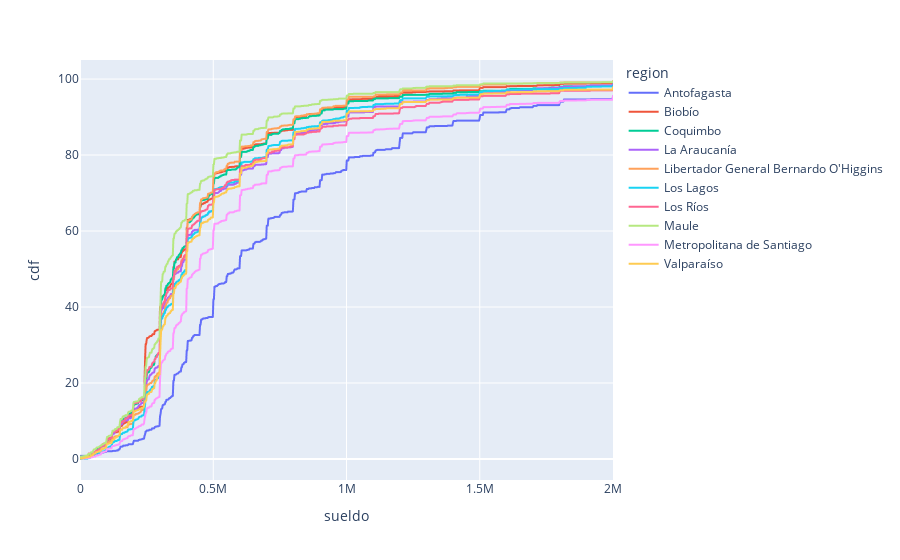

Notebook code for this chart:
### Code cell
sueldo_col_name = 'sueldo_neto'
groupby_col = 'region'
max_n_groups = 10
#max_sueldo = esi[sueldo_col_name].max()
max_sueldo = 2_000_000

sueldo_range = np.linspace(0, max_sueldo, 1000)

nro_datos_grupo = esi.dropna(subset=[sueldo_col_name])[groupby_col].value_counts()
grupos_a_usar = list(nro_datos_grupo.index[:max_n_groups].values)

restriccion = esi.dropna(subset=[sueldo_col_name])[groupby_col].isin(grupos_a_usar)
cdf_dict = esi.dropna(subset=[sueldo_col_name]).loc[restriccion].groupby(groupby_col)[sueldo_col_name].apply(get_cdf).to_dict()
cdf_df = pd.DataFrame(cdf_dict, index=sueldo_range).reset_index().rename(columns={'index': 'sueldo'})
cdf_df = cdf_df.melt(id_vars=['sueldo'], var_name=groupby_col, value_name='cdf')
px.line(cdf_df, x='sueldo', y='cdf', color=groupby_col)

### Figure 1 — Plotly figure (JSON) as saved in the notebook; plotly's stock layout.template omitted (floating-point values rounded to 4 significant figures; data arrays with more than 128 entries replaced by an {"elided": "..."} marker saying what was removed)
{"data": [{"hoverlabel": {"namelength": 0}, "hovertemplate": "region=Antofagasta<br>sueldo=%{x}<br>cdf=%{y}", "legendgroup": "Antofagasta", "line": {"color": "#636efa", "dash": "solid"}, "mode": "lines", "name": "Antofagasta", "showlegend": true, "type": "scattergl", "x": {"elided": "1000 float values"}, "xaxis": "x", "y": {"elided": "1000 float values"}, "yaxis": "y"}, {"hoverlabel": {"namelength": 0}, "hovertemplate": "region=Biobío<br>sueldo=%{x}<br>cdf=%{y}", "legendgroup": "Biobío", "line": {"color": "#EF553B", "dash": "solid"}, "mode": "lines", "name": "Biobío", "showlegend": true, "type": "scattergl", "x": {"elided": "1000 float values"}, "xaxis": "x", "y": {"elided": "1000 float values"}, "yaxis": "y"}, {"hoverlabel": {"namelength": 0}, "hovertemplate": "region=Coquimbo<br>sueldo=%{x}<br>cdf=%{y}", "legendgroup": "Coquimbo", "line": {"color": "#00cc96", "dash": "solid"}, "mode": "lines", "name": "Coquimbo", "showlegend": true, "type": "scattergl", "x": {"elided": "1000 float values"}, "xaxis": "x", "y": {"elided": "1000 float values"}, "yaxis": "y"}, {"hoverlabel": {"namelength": 0}, "hovertemplate": "region=La Araucanía<br>sueldo=%{x}<br>cdf=%{y}", "legendgroup": "La Araucanía", "line": {"color": "#ab63fa", "dash": "solid"}, "mode": "lines", "name": "La Araucanía", "showlegend": true, "type": "scattergl", "x": {"elided": "1000 float values"}, "xaxis": "x", "y": {"elided": "1000 float values"}, "yaxis": "y"}, {"hoverlabel": {"namelength": 0}, "hovertemplate": "region=Libertador General Bernardo O'Higgins<br>sueldo=%{x}<br>cdf=%{y}", "legendgroup": "Libertador General Bernardo O'Higgins", "line": {"color": "#FFA15A", "dash": "solid"}, "mode": "lines", "name": "Libertador General Bernardo O'Higgins", "showlegend": true, "type": "scattergl", "x": {"elided": "1000 float values"}, "xaxis": "x", "y": {"elided": "1000 float values"}, "yaxis": "y"}, {"hoverlabel": {"namelength": 0}, "hovertemplate": "region=Los Lagos<br>sueldo=%{x}<br>cdf=%{y}", "legendgroup": "Los Lagos", "line": {"color": "#19d3f3", "dash": "solid"}, "mode": "lines", "name": "Los Lagos", "showlegend": true, "type": "scattergl", "x": {"elided": "1000 float values"}, "xaxis": "x", "y": {"elided": "1000 float values"}, "yaxis": "y"}, {"hoverlabel": {"namelength": 0}, "hovertemplate": "region=Los Ríos<br>sueldo=%{x}<br>cdf=%{y}", "legendgroup": "Los Ríos", "line": {"color": "#FF6692", "dash": "solid"}, "mode": "lines", "name": "Los Ríos", "showlegend": true, "type": "scattergl", "x": {"elided": "1000 float values"}, "xaxis": "x", "y": {"elided": "1000 float values"}, "yaxis": "y"}, {"hoverlabel": {"namelength": 0}, "hovertemplate": "region=Maule<br>sueldo=%{x}<br>cdf=%{y}", "legendgroup": "Maule", "line": {"color": "#B6E880", "dash": "solid"}, "mode": "lines", "name": "Maule", "showlegend": true, "type": "scattergl", "x": {"elided": "1000 float values"}, "xaxis": "x", "y": {"elided": "1000 float values"}, "yaxis": "y"}, {"hoverlabel": {"namelength": 0}, "hovertemplate": "region=Metropolitana de Santiago<br>sueldo=%{x}<br>cdf=%{y}", "legendgroup": "Metropolitana de Santiago", "line": {"color": "#FF97FF", "dash": "solid"}, "mode": "lines", "name": "Metropolitana de Santiago", "showlegend": true, "type": "scattergl", "x": {"elided": "1000 float values"}, "xaxis": "x", "y": {"elided": "1000 float values"}, "yaxis": "y"}, {"hoverlabel": {"namelength": 0}, "hovertemplate": "region=Valparaíso<br>sueldo=%{x}<br>cdf=%{y}", "legendgroup": "Valparaíso", "line": {"color": "#FECB52", "dash": "solid"}, "mode": "lines", "name": "Valparaíso", "showlegend": true, "type": "scattergl", "x": {"elided": "1000 float values"}, "xaxis": "x", "y": {"elided": "1000 float values"}, "yaxis": "y"}], "layout": {"autosize": true, "legend": {"title": {"text": "region"}, "tracegroupgap": 0}, "margin": {"t": 60}, "xaxis": {"anchor": "y", "autorange": true, "domain": [0, 1], "range": [0, 2000000], "title": {"text": "sueldo"}, "type": "linear"}, "yaxis": {"anchor": "x", "autorange": true, "domain": [0, 1], "range": [-5.527, 105.0], "title": {"text": "cdf"}, "type": "linear"}}}
